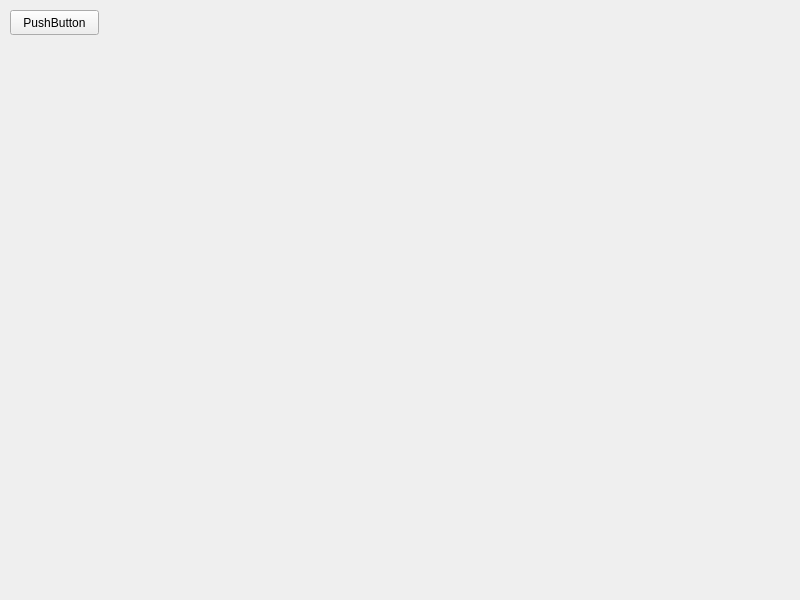
<?xml version="1.0" encoding="UTF-8"?>
<ui version="4.0">
 <class>MainWindow</class>
 <widget class="QMainWindow" name="MainWindow">
  <property name="geometry">
   <rect>
    <x>0</x>
    <y>0</y>
    <width>800</width>
    <height>600</height>
   </rect>
  </property>
  <property name="windowTitle">
   <string>MainWindow</string>
  </property>
  <widget class="QWidget" name="centralwidget">
   <widget class="QPushButton" name="pushButton">
    <property name="geometry">
     <rect>
      <x>10</x>
      <y>10</y>
      <width>89</width>
      <height>25</height>
     </rect>
    </property>
    <property name="text">
     <string>PushButton</string>
    </property>
   </widget>
  </widget>
 </widget>
 <resources/>
 <connections/>
</ui>
